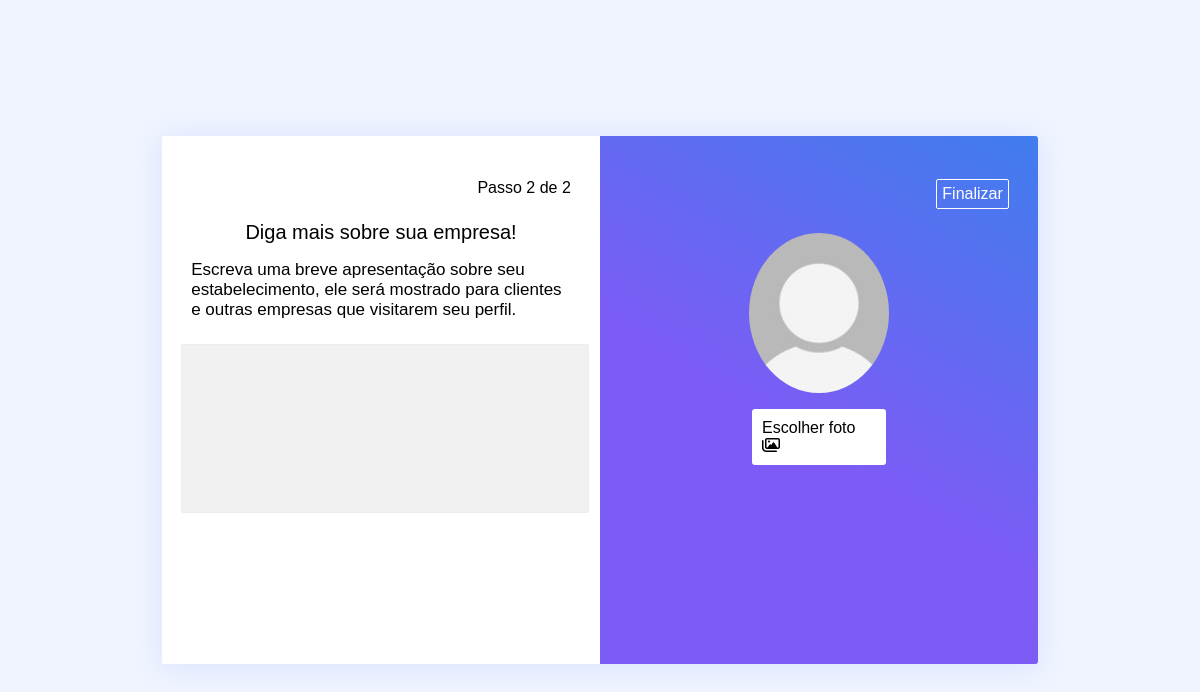
Before: /Anpere/AreaRestrita-Empresa/personalizarPerfil2.php?id=67 with the older database file.
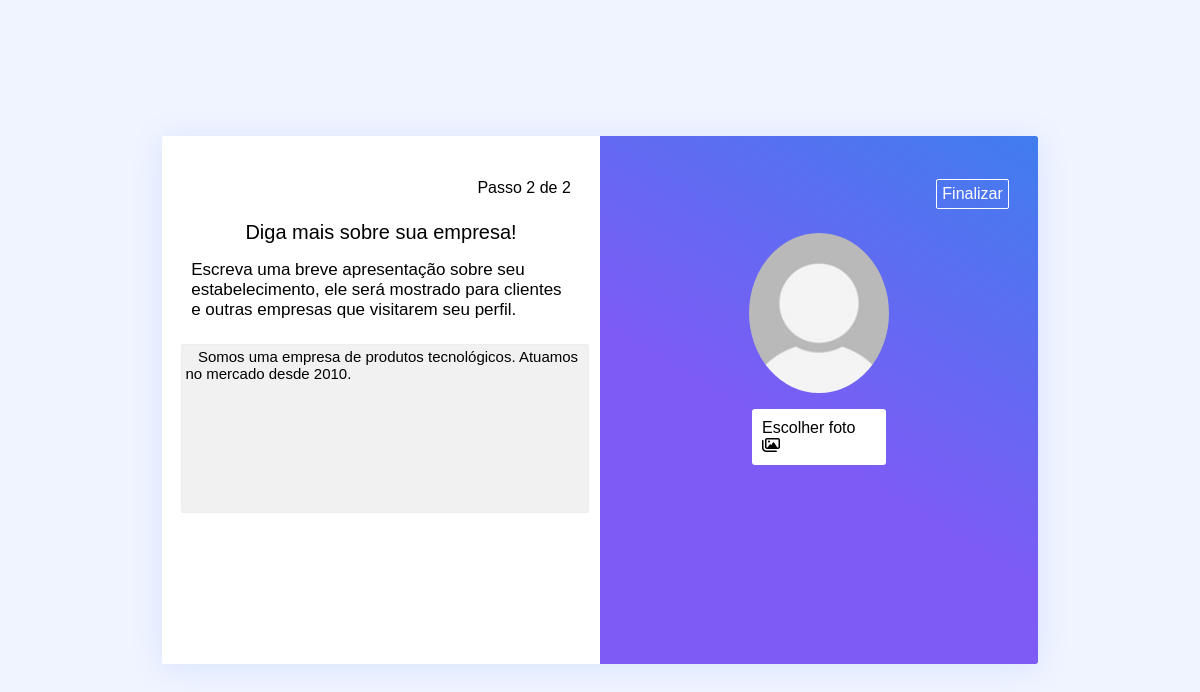
After: the same page with the newer database file.
### tables this page shows
CREATE TABLE `tbperfilempresa` (
  `idPerfilEmpresa` int(11) NOT NULL,
  `idEmpresa` int(11) NOT NULL,
  `fotoPerfilEmpresa` varchar(1000) NOT NULL,
  `biografiaPerfilEmpresa` varchar(1000) NOT NULL
);

### Anpere/AreaRestrita-Empresa/personalizarPerfil2.php (the view, shortened to what this page needs)
<!DOCTYPE html>
<html lang="pt-br">
<head>
    <link rel="stylesheet" href="../resources/css/personalizarPerfil2.css">
</head>
<body>
    <?php
    $idEmpresa = $_GET['id'];
    $pdo = CONNECTION::GET_PDO();
    $sql = "SELECT * FROM tbperfilempresa WHERE idEmpresa='$idEmpresa'";
    $stm6 = $pdo->prepare($sql);
    $stm6->execute();
    while ($row = $stm6->fetch(PDO::FETCH_BOTH)) {
        $biografia = $row['biografiaPerfilEmpresa'];
    };
    if (isset($biografia)) {
    } else {
        $biografia = "";
    }
    ?>
    <div class="container">
        <form method="POST" action="cadastrar-perfilEmpresa.php?id=<?php echo $idEmpresa?>" enctype="multipart/form-data">
            <div class="container">
                <div class="LadoEsquerdo">
                    <div class="indice">
                        <p>Passo 2 de 2</p>
                    </div>
                    <div class="textos">
                        <p class="titulo">Diga mais sobre sua empresa!</p>
                        <p class="subtitulo">Escreva uma breve apresentação sobre seu estabelecimento, ele será mostrado para clientes e outras empresas que visitarem seu perfil.</p>
                        <textarea name="txtBiografia" placeholder="Fale sobre sua empresa..." required> <?php echo $biografia ?> </textarea>
                    </div>
                </div>
                <div class="LadoDireito">
                    <div class="next">
                        <a href="perfilAreaRestrita.php?id=<?php echo $idEmpresa;?>"> <label for="enviar">Finalizar</label> </a>
                    </div>
                    <div class="imagem">
                        <div class="fotoPerfil">
                            <img src="../resources/images/perfil.png" id="img">
                        </div>
                        <div class="foto">
                            <div class="inf" style="display: flex; flex-direction: column; align-items: center">
                                <label for="escolher">Escolher foto <i class="far fa-images"></i> </label>
                            </div>
                        </div>
                    </div>
                </div>
            </div>
        </form>
    </div>
</body>
</html>

Changed rows visible on the page:
added tbperfilempresa: txtBiografia "Somos uma empresa de produtos tecnológicos. Atuamos no mercado desde 2010."
